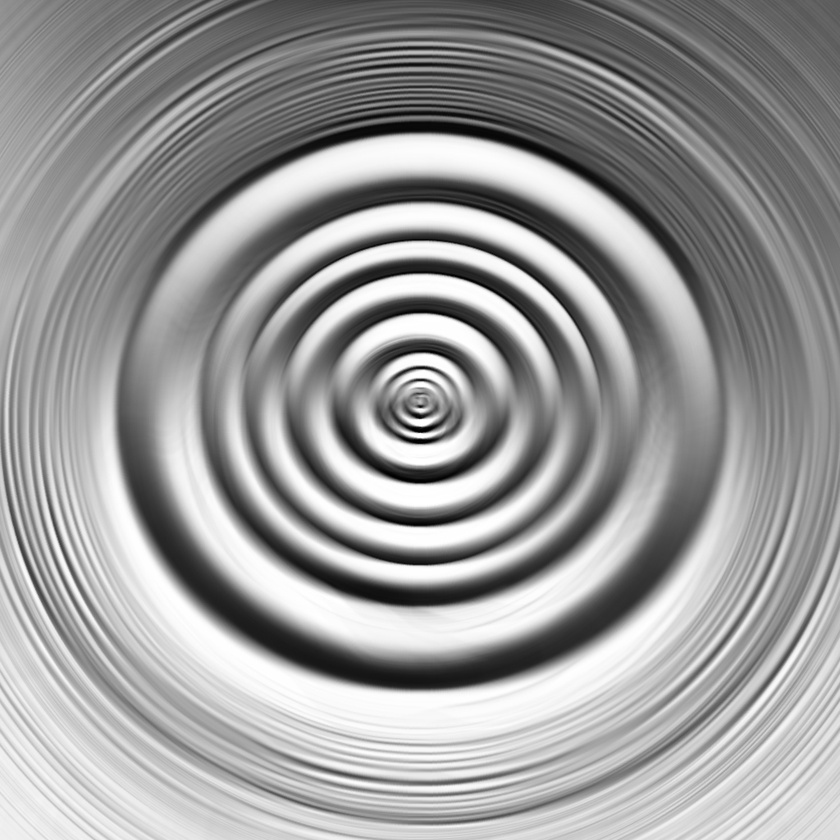
#> input picture backend/assets/wave/wave.jpg, 840 x 840 px, shrunk from 1024 x 1024 before the run
$ python -i generate_normal_map.py   (imports and definitions only)   (older library calls are emulated)
#> lines starting #> are read from the running program, lines starting #| are printed output that depends on the picture
#> further down, picture is the input picture: shape (840, 840, 3); min 0, max 255, mean 154.2
from PIL import Image
import cv2
import numpy as np
def generate_normal_map(image):
    """Erstellt eine Normal Map."""
    gray = cv2.cvtColor(np.array(image), cv2.COLOR_RGB2GRAY)
    sobel_x = cv2.Sobel(gray, cv2.CV_32F, 1, 0, ksize=3)
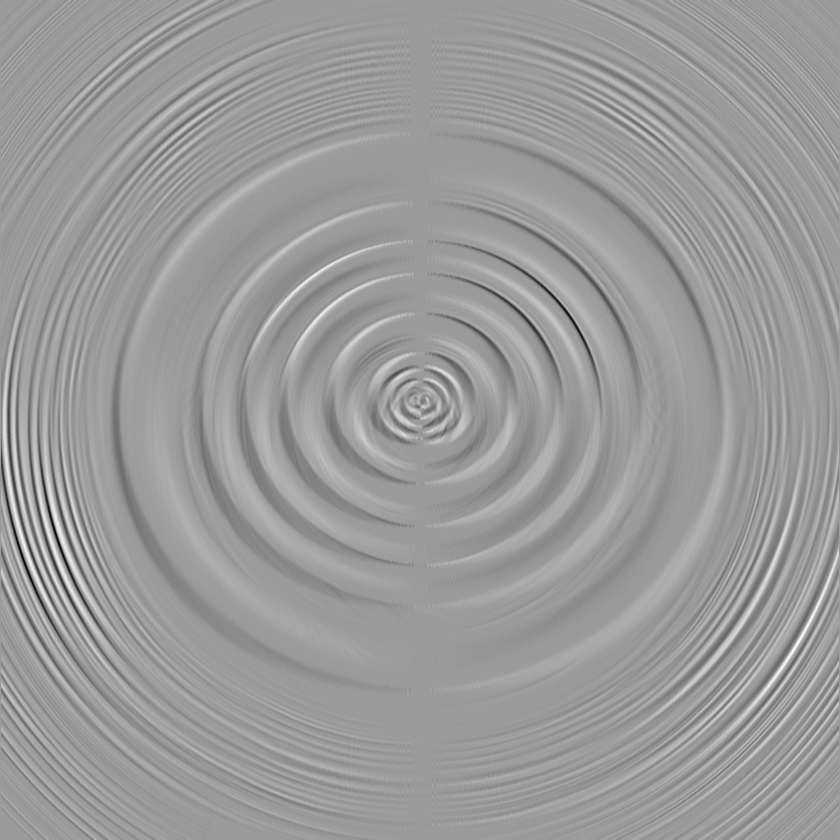
#> sobel_x: shape (840, 840) float32; min -578, max 372, mean -0.3; drawn with min black and max white
    sobel_y = cv2.Sobel(gray, cv2.CV_32F, 0, 1, ksize=3)
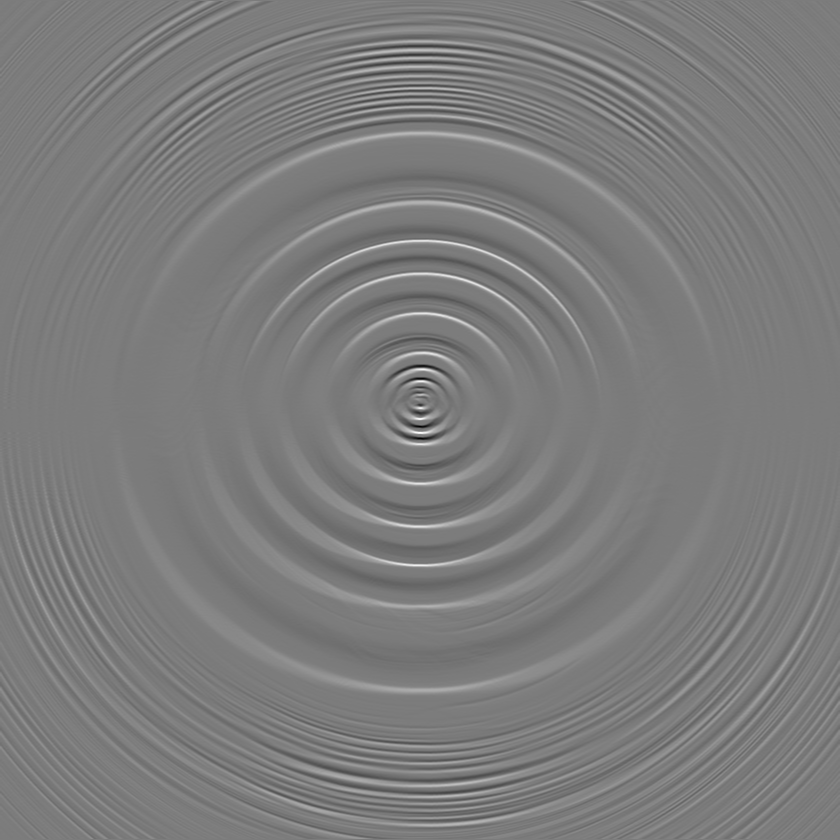
#> sobel_y: shape (840, 840) float32; min -888, max 932, mean 1.2; drawn with min black and max white
    magnitude = cv2.magnitude(sobel_x, sobel_y)
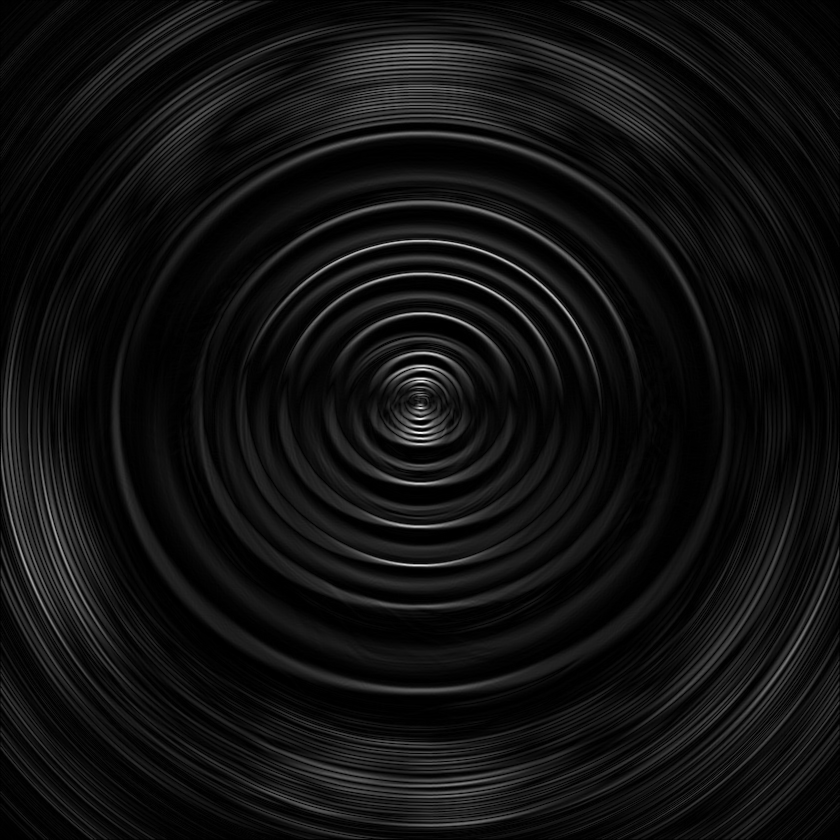
#> magnitude: shape (840, 840) float32; min 0, max 932.4, mean 62.2; drawn with min black and max white
    normal_map = cv2.normalize(magnitude, None, 0, 255, cv2.NORM_MINMAX)
    return Image.fromarray(normal_map.astype(np.uint8))

>>> import cv2
>>> picture = cv2.cvtColor(cv2.imread('../../assets/wave/wave.jpg'), cv2.COLOR_BGR2RGB)
>>> result = generate_normal_map(picture)
